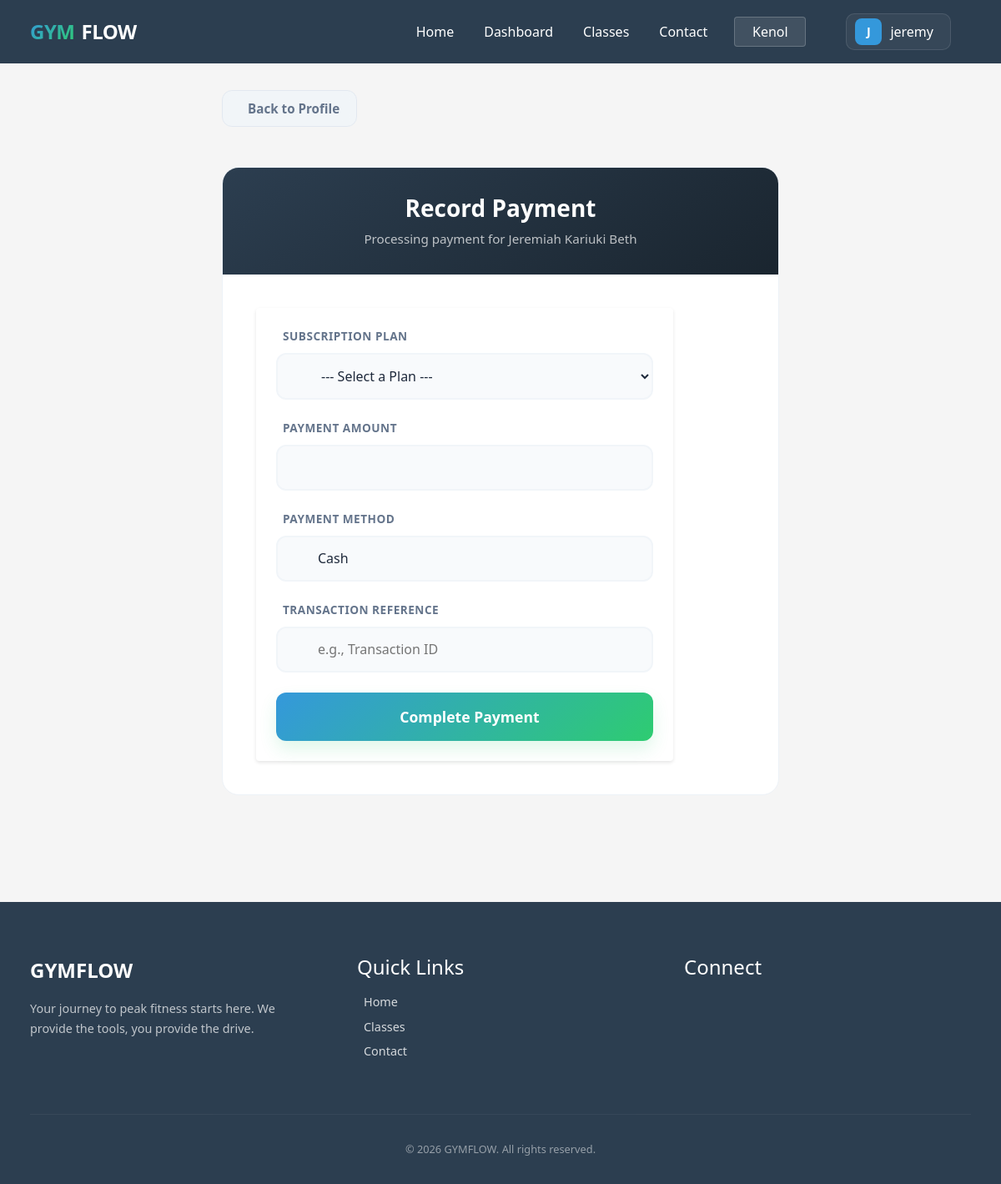
Page /members/2/payment/ (signed in) on the earlier database version.
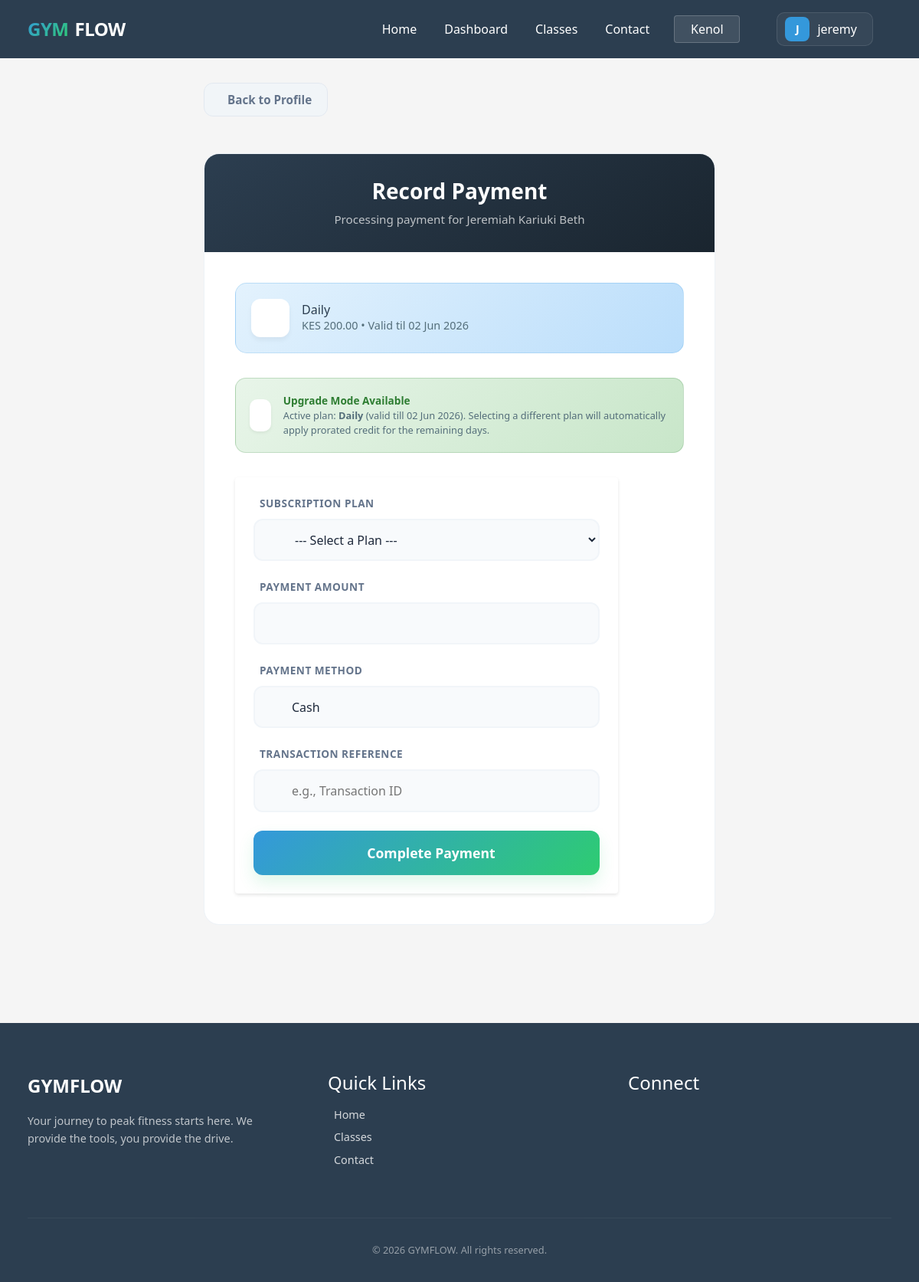
Same page on the later database version.
### base/gym/models.py (models this page shows, shortened)
class Branch(models.Model):
    name = models.CharField(max_length=100)
    address = models.TextField()
    phone = models.CharField(max_length=20)
    email = models.EmailField()
    manager_name = models.CharField(max_length=100)
    logo_url = models.URLField(blank=True, null=True)
    created_at = models.DateTimeField(auto_now_add=True)

class Member(models.Model):
    branch = models.ForeignKey(Branch, on_delete=models.CASCADE, related_name="members", null=True, blank=True)
    user = models.OneToOneField(User, on_delete=models.CASCADE, related_name="member_profile", null=True, blank=True)
    full_name = models.CharField(max_length=120)
    phone = models.CharField(max_length=20, unique=True, null=True, blank=True)
    email = models.EmailField(blank=True, null=True)
    address = models.CharField(max_length=200, blank=True)
    joined_on = models.DateField(auto_now_add=True)
    checkin_token = models.UUIDField(default=uuid.uuid4, unique=True, editable=False)
    membership_Plan = models.ForeignKey("MembershipPlan", on_delete=models.SET_NULL, null=True, blank=True)
    GOAL_CHOICES = [
        ("Weight Loss", "Weight Loss"),
        ("Muscle Gain", "Muscle Gain"),
        ("Endurance", "Endurance"),
        ("Flexibility", "Flexibility"),
        ("General Fitness", "General Fitness"),
    ]
    fitness_goal = models.CharField(max_length=50, choices=GOAL_CHOICES, default="General Fitness")
    medical_conditions = models.TextField(blank=True, null=True)
    bio = models.TextField(blank=True, null=True)
    profile_picture = models.ImageField(upload_to='profile_pics/', blank=True, null=True, help_text="Upload profile image")

class Membership(models.Model):
    member = models.ForeignKey(Member, on_delete=models.CASCADE, related_name="memberships")
    plan = models.ForeignKey(MembershipPlan, on_delete=models.PROTECT)
    start_date = models.DateField(default=timezone.now)
    end_date = models.DateField(blank=True, null=True)
    is_active = models.BooleanField(default=True, db_index=True)
    @property
    def is_expired(self):
        if self.end_date:
            return self.end_date < timezone.now().date()
        return False

class MembershipPlan(models.Model):
    name = models.CharField(max_length=60)
    price = models.DecimalField(max_digits=10, decimal_places=2)
    duration_days = models.PositiveIntegerField()
    def __str__(self):
        return f"{self.name} - {self.price}"

### base/gym/decorators.py (the view)
    def wrapper(request, *args, **kwargs):
        if not request.user.is_authenticated:
            return redirect("login")
        if not request.user.is_staff:
            return redirect("login_redirect")
        return view_func(request, *args, **kwargs)

### base/gym/forms.py
class PaymentForm(forms.ModelForm):
    plan = forms.ModelChoiceField(
        queryset=MembershipPlan.objects.all(),
        label="Plan / Membership",
        required=False,
        empty_label="--- Select a Plan ---"
    )
    class Meta:
        model = Payment
        fields = ["amount", "method", "reference"]
        widgets = {
            "method": forms.TextInput(attrs={"placeholder": "e.g., Cash, M-Pesa, Bank"}),
            "reference": forms.TextInput(attrs={"placeholder": "e.g., Transaction ID"}),
        }
    def __init__(self, *args, **kwargs):
        member = kwargs.pop('member', None)
        super().__init__(*args, **kwargs)

### base/gym/context_processors.py (called while the page is built)
def branch_context(request):
    active_branch_id = request.session.get('active_branch_id')
    active_branch = None
    if active_branch_id:
        try:
            active_branch = Branch.objects.get(id=active_branch_id)
        except Branch.DoesNotExist:
            pass
    return {
        'all_branches': Branch.objects.all(),
        'active_branch': active_branch,
    }

### base/templates/gym/payment_form.html (shortened to what this page needs)
{% extends 'gym/base.html' %}
{% block content %}
<div class="payment-container">
    <div class="back-action">
        <a href="{% url 'member_detail' member.id %}" class="back-link">
             Back to Profile
        </a>
    </div>
    <div class="premium-card">
        <div class="card-header">
            <h1>Record Payment</h1>
            <p>Processing payment for {{ member.full_name }}</p>
        </div>
        <div class="card-body">
            {% for m in member.memberships.all %}
            {% if m.is_active %}
            <div class="active-plan-badge">
                <div class="plan-icon">
                </div>
                <div class="plan-info">
                    <h4>{{ m.plan.name }}</h4>
                    <p>KES {{ m.plan.price }}
                        {% if not m.is_expired %}&bull; Valid til {{ m.end_date|date:"d M Y" }}{% endif %}
                    </p>
                </div>
            </div>
            {% endif %}
            {% endfor %}
            {% for m in member.memberships.all %}
            {% if m.is_active and not m.is_expired %}
            <div
                style="background: linear-gradient(135deg, #e8f5e9, #c8e6c9); border: 1px solid rgba(46,125,50,0.2); padding: 1.15rem; border-radius: 14px; margin-bottom: 2rem; display: flex; align-items: center; gap: 1rem;">
                <div
                    style="width: 42px; height: 42px; background: white; border-radius: 10px; display: flex; align-items: center; justify-content: center; color: #2e7d32; font-size: 1.25rem; box-shadow: 0 2px 4px rgba(0,0,0,0.06);">
                </div>
                <div>
                    <div style="font-size: 0.85rem; font-weight: 700; color: #2e7d32;">Upgrade Mode Available</div>
                    <div style="font-size: 0.8rem; color: #546e7a;">
                        Active plan: <strong>{{ m.plan.name }}</strong> (valid till {{ m.end_date|date:"d M Y" }}).
                        Selecting a different plan will automatically apply prorated credit for the remaining days.
                    </div>
                </div>
            </div>
            {% endif %}
            {% endfor %}
            <form method="post" class="modern-form">
                <div class="form-group">
                    <label for="{{ form.plan.id_for_label }}">
                         Subscription Plan
                    </label>
                    <div class="input-wrapper">
                        {{ form.plan }}
                    </div>
                </div>
                <div class="form-group">
                    <label for="{{ form.amount.id_for_label }}">
                         Payment Amount
                    </label>
                    <div class="input-wrapper">
                        {{ form.amount }}
                    </div>
                </div>
                <div class="form-group">
                    <label for="{{ form.method.id_for_label }}">
                         Payment Method
                    </label>
                    <div class="input-wrapper">
                        {{ form.method }}
                    </div>
                </div>
                <div class="form-group">
                    <label for="{{ form.reference.id_for_label }}">
                         Transaction Reference
                    </label>
                    <div class="input-wrapper">
                        {{ form.reference }}
                    </div>
                </div>
                <button type="submit" class="submit-btn" id="submitPayment">
                     Complete Payment
                </button>
            </form>
        </div>
    </div>
</div>
{% endblock %}

### base/templates/gym/base.html (shortened to what this page needs)
{% load static %}
<!DOCTYPE html>
<html lang="en">
<head>
    <link href="https://cdn.jsdelivr.net/npm/bootstrap@5.3.0/dist/css/bootstrap.min.css" rel="stylesheet">
    <link rel="stylesheet" href="{% static 'gym/css/main.css' %}?v=1.1">
</head>
<body class="{% block body_class %}{% endblock %}">
    <nav>
        <div class="container nav-container">
            <div class="brand">
                <span class="brand-gym">GYM</span>
                <span class="brand-flow">FLOW</span>
            </div>
            <div class="nav-links">
                <a href="{% url 'home' %}" class="{% if request.resolver_match.url_name == 'home' %}active{% endif %}">
                     Home
                </a>
                {% if user.is_authenticated %}
                <a href="{% url 'portal_dashboard' %}"
                    class="{% if request.resolver_match.url_name == 'portal_dashboard' %}active{% endif %}">
                     Dashboard
                </a>
                {% endif %}
                <a href="{% url 'class_schedule' %}"
                    class="{% if request.resolver_match.url_name == 'class_schedule' %}active{% endif %}">
                    Classes
                </a>
                <a href="{% url 'contact' %}"
                    class="{% if request.resolver_match.url_name == 'contact' %}active{% endif %}">
                     Contact
                </a>
                {% if user.is_authenticated %}
                {% if user.is_staff %}
                <div class="branch-selector">
                    <button class="branch-btn" onclick="this.nextElementSibling.classList.toggle('show')">
                        {% if active_branch %}{{ active_branch.name }}{% else %}Select Branch{% endif %}
                    </button>
                </div>
                {% endif %}
                {% with m_name=user.member_profile.full_name|default:user.username %}
                <div class="header-profile-dropdown">
                    <a href="javascript:void(0)" class="header-profile-link" id="profileTrigger">
                        <div class="avatar-nav">
                            {% if user.member_profile.profile_picture %}
                            <img src="{{ user.member_profile.profile_picture.url|default:user.member_profile.profile_picture }}"
                                alt="" class="avatar-img">
                            {% else %}
                            {{ m_name|slice:":1"|upper }}
                            {% endif %}
                        </div>
                        <span class="d-none d-lg-inline">{{ m_name }}</span>
                    </a>
                </div>
                {% endwith %}
                {% else %}
                <a href="{% url 'login' %}" class="btn btn-login">Login</a>
                {% endif %}
            </div>
        </div>
    </nav>
    <div class="container">
        {% block content %}{% endblock %}
    </div>
    <footer class="site-footer">
        <div class="container">
            <div class="footer-grid">
                <div>
                    <div class="footer-brand">GYMFLOW</div>
                    <p class="footer-tagline">Your journey to peak fitness starts
                        here. We provide the tools, you provide the drive.</p>
                </div>
                <div>
                    <h4 class="footer-heading">Quick Links</h4>
                    <ul class="footer-links">
                        <li>
                            <a href="{% url 'home' %}">
                                 Home
                            </a>
                        </li>
                        <li>
                            <a href="{% url 'class_schedule' %}">
                                 Classes
                            </a>
                        </li>
                        <li>
                            <a href="{% url 'contact' %}">
                                 Contact
                            </a>
                        </li>
                    </ul>
                </div>
                <div>
                    <h4 class="footer-heading">Connect</h4>
                </div>
            </div>
            <div class="footer-bottom">
                &copy; 2026 GYMFLOW. All rights reserved.
            </div>
        </div>
    </footer>
</body>
</html>

### static/gym/css/main.css (style rules this page uses)
* { margin: 0; padding: 0; box-sizing: border-box; }
body { font-family: 'Segoe UI', Tahoma, Geneva, Verdana, sans-serif; background-color: #f5f5f5; color: #333; }
nav { background-color: #2c3e50; color: white; padding: 1rem; margin-bottom: 2rem; }
nav a { color: white; text-decoration: none; margin-right: 1.5rem; font-weight: 500; }
.container { max-width: 1200px; margin: 0 auto; padding: 0 20px; }
.nav-container { display: flex; align-items: center; justify-content: space-between; }
.nav-links { display: flex; align-items: center; gap: 0.5rem; }
h1 { color: #2c3e50; margin-bottom: 1.5rem; }
form { background: white; padding: 1.5rem; border-radius: 4px; box-shadow: 0 2px 4px rgba(0, 0, 0, 0.1); max-width: 500px; }
.form-group { margin-bottom: 1rem; }
label { display: block; margin-bottom: 0.5rem; font-weight: 500; }
input, select, textarea { width: 100%; padding: 0.6rem; border: 1px solid #ddd; border-radius: 4px; font-size: 1rem; font-family: inherit; }
.back-link { display: inline-flex; align-items: center; gap: 10px; margin-bottom: 1.5rem; color: #64748b; text-decoration: none; font-size: 0.95rem; font-weight: 600; transition: all 0.3s cubic-bezier(0.4, 0, 0.2, 1); padding: 0.6rem 1.25rem; border-radius: 12px; background: rgba(241, 245, 249, 0.8); border: 1px solid #e2e8f0; backdrop-filter: blur(8px); }
.branch-selector { display: inline-block; margin-right: 1.5rem; position: relative; }
.branch-btn { background: rgba(255, 255, 255, 0.1); border: 1px solid rgba(255, 255, 255, 0.2); color: white; padding: 0.3rem 0.8rem; border-radius: 4px; display: flex; align-items: center; gap: 0.5rem; cursor: pointer; }
.brand { font-size: 1.5rem; font-weight: 800; letter-spacing: -0.5px; display: flex; align-items: center; gap: 0.5rem; }
.brand-gym { background: linear-gradient(135deg, #3498db, #2ecc71); background-clip: text; -webkit-background-clip: text; -webkit-text-fill-color: transparent; }
.brand-flow { color: #fff; }
.header-profile-dropdown { position: relative; margin-left: 1rem; }
.header-profile-link { display: flex; align-items: center; gap: 10px; padding: 5px 10px; border-radius: 10px; background: rgba(255, 255, 255, 0.05); border: 1px solid rgba(255, 255, 255, 0.1); transition: all 0.3s ease; }
.avatar-nav { width: 32px; height: 32px; background: #3498db; color: white; display: flex; align-items: center; justify-content: center; border-radius: 8px; font-weight: 700; font-size: 0.9rem; overflow: hidden; }
.site-footer { background: #2c3e50; color: white; padding: 4rem 1rem 2rem; margin-top: 8rem; }
.footer-grid { display: grid; grid-template-columns: repeat(auto-fit, minmax(200px, 1fr)); gap: 3rem; }
.footer-brand { font-size: 1.5rem; font-weight: 800; margin-bottom: 1rem; }
.footer-tagline { opacity: 0.7; font-size: 0.9rem; line-height: 1.6; }
.footer-heading { margin-bottom: 1rem; }
.footer-links { list-style: none; padding: 0; opacity: 0.8; font-size: 0.9rem; }
.footer-links li { margin-bottom: 0.5rem; }
.footer-links a { color: inherit; text-decoration: none; }
.footer-bottom { border-top: 1px solid rgba(255, 255, 255, 0.1); margin-top: 3rem; padding-top: 2rem; text-align: center; opacity: 0.5; font-size: 0.8rem; }

Differences in the rows shown:
added Membership: plan.name "Daily", plan.price "200.00", end_date "02 Jun 2026"
